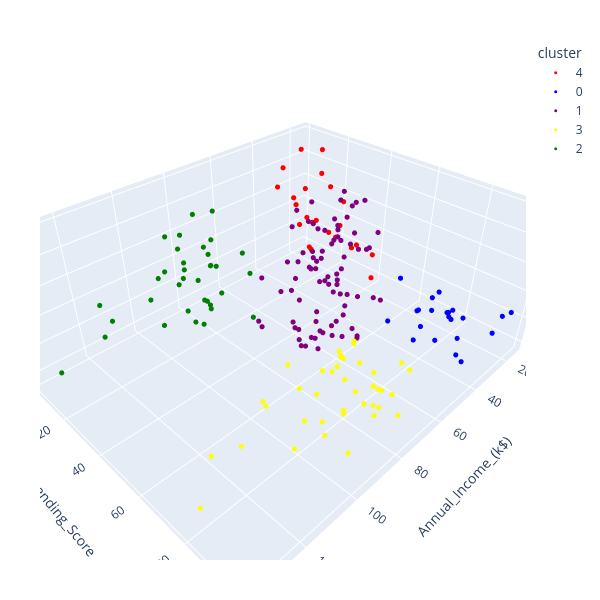

Source (notebook cell):
### Code cell
# plot the five clusters in 3D space in each cluster, sorted by number of observations
df['cluster'].value_counts()
three_dim_clusters_fig = px.scatter_3d(
    df,
    x="Annual_Income_(k$)",
    y="Spending_Score",
    z="Age",
    color="cluster",
    height=600, width=600,
    color_discrete_map={0: "blue", 1:"purple", 2:"green", 3:"yellow", 4:"red"},
).update_layout(margin=dict(t=40, l=40, r=40, b=40))

three_dim_clusters_fig.update_traces(marker_size = 3)

three_dim_clusters_fig.show()

# save to file, use everywhere with a browser
#three_dim_clusters_fig.write_html("three_dim_customers.html")

### Figure 1 — Plotly figure (JSON) as saved in the notebook; plotly's stock layout.template omitted (floating-point values rounded to 4 significant figures)
{"data": [{"hovertemplate": "cluster=4<br>Annual_Income_(k$)=%{x}<br>Spending_Score=%{y}<br>Age=%{z}<extra></extra>", "legendgroup": "4", "marker": {"color": "red", "size": 3, "symbol": "circle"}, "mode": "markers", "name": "4", "scene": "scene", "showlegend": true, "type": "scatter3d", "x": [15, 16, 17, 18, 19, 19, 20, 20, 21, 23, 24, 25, 28, 28, 29, 30, 33, 33, 34, 37, 38, 39, 39], "y": [39, 6, 40, 6, 3, 14, 15, 13, 35, 29, 35, 5, 14, 32, 31, 4, 4, 14, 17, 26, 35, 36, 28], "z": [19, 20, 31, 35, 64, 67, 58, 37, 35, 52, 35, 46, 54, 45, 40, 60, 53, 49, 42, 36, 65, 48, 49]}, {"hovertemplate": "cluster=0<br>Annual_Income_(k$)=%{x}<br>Spending_Score=%{y}<br>Age=%{z}<extra></extra>", "legendgroup": "0", "marker": {"color": "blue", "size": 3, "symbol": "circle"}, "mode": "markers", "name": "0", "scene": "scene", "showlegend": true, "type": "scatter3d", "x": [15, 16, 17, 18, 19, 19, 20, 20, 21, 23, 24, 25, 28, 28, 29, 30, 33, 33, 34, 37, 38, 39], "y": [81, 77, 76, 94, 72, 99, 77, 79, 66, 98, 73, 73, 82, 61, 87, 73, 92, 81, 73, 75, 92, 65], "z": [21, 23, 22, 23, 30, 35, 24, 22, 20, 35, 25, 31, 29, 35, 23, 21, 18, 21, 30, 20, 24, 24]}, {"hovertemplate": "cluster=1<br>Annual_Income_(k$)=%{x}<br>Spending_Score=%{y}<br>Age=%{z}<extra></extra>", "legendgroup": "1", "marker": {"color": "purple", "size": 3, "symbol": "circle"}, "mode": "markers", "name": "1", "scene": "scene", "showlegend": true, "type": "scatter3d", "x": [39, 40, 40, 40, 40, 42, 42, 43, 43, 43, 43, 44, 44, 46, 46, 46, 46, 47, 47, 48, 48, 48, 48, 48, 48, 49, 49, 50, 50, 54, 54, 54, 54, 54, 54, 54, 54, 54, 54, 54, 54, 57, 57, 58, 58, 59, 59, 60, 60, 60, 60, 60, 60, 61, 61, 62, 62, 62, 62, 62, 62, 63, 63, 63, 63, 63, 63, 64, 64, 65, 65, 65, 65, 67, 67, 67, 67, 69, 71, 72, 76], "y": [61, 55, 47, 42, 42, 52, 60, 54, 60, 45, 41, 50, 46, 51, 46, 56, 55, 52, 59, 51, 59, 50, 48, 59, 47, 55, 42, 49, 56, 47, 54, 53, 48, 52, 42, 51, 55, 41, 44, 57, 46, 58, 55, 60, 46, 55, 41, 49, 40, 42, 52, 47, 50, 42, 49, 41, 48, 59, 55, 56, 42, 50, 46, 43, 48, 52, 54, 42, 46, 48, 50, 43, 59, 43, 57, 56, 40, 58, 35, 34, 40], "z": [31, 50, 27, 29, 31, 49, 33, 31, 59, 50, 47, 51, 69, 27, 53, 70, 19, 67, 54, 63, 18, 43, 68, 19, 32, 70, 47, 60, 60, 59, 26, 45, 40, 23, 49, 57, 38, 67, 46, 21, 48, 55, 22, 34, 50, 68, 18, 48, 40, 32, 24, 47, 27, 48, 20, 23, 49, 67, 26, 49, 21, 66, 54, 68, 66, 65, 19, 38, 19, 18, 19, 63, 49, 51, 50, 27, 38, 40, 43, 25, 28]}, {"hovertemplate": "cluster=3<br>Annual_Income_(k$)=%{x}<br>Spending_Score=%{y}<br>Age=%{z}<extra></extra>", "legendgroup": "3", "marker": {"color": "yellow", "size": 3, "symbol": "circle"}, "mode": "markers", "name": "3", "scene": "scene", "showlegend": true, "type": "scatter3d", "x": [69, 70, 71, 71, 71, 72, 73, 73, 74, 75, 76, 77, 77, 78, 78, 78, 78, 78, 78, 79, 81, 85, 86, 87, 87, 87, 88, 88, 93, 97, 98, 99, 101, 103, 103, 113, 120, 126, 137], "y": [91, 77, 95, 75, 75, 71, 88, 73, 72, 93, 87, 97, 74, 90, 88, 76, 89, 78, 73, 83, 93, 75, 95, 63, 75, 92, 86, 69, 90, 86, 88, 97, 68, 85, 69, 91, 79, 74, 83], "z": [39, 31, 40, 38, 39, 31, 29, 32, 35, 32, 32, 28, 32, 34, 39, 38, 27, 30, 30, 29, 31, 36, 33, 32, 28, 36, 30, 27, 35, 32, 29, 30, 28, 36, 32, 38, 35, 32, 30]}, {"hovertemplate": "cluster=2<br>Annual_Income_(k$)=%{x}<br>Spending_Score=%{y}<br>Age=%{z}<extra></extra>", "legendgroup": "2", "marker": {"color": "green", "size": 3, "symbol": "circle"}, "mode": "markers", "name": "2", "scene": "scene", "showlegend": true, "type": "scatter3d", "x": [70, 71, 71, 73, 73, 74, 75, 77, 77, 78, 78, 78, 78, 78, 78, 79, 81, 85, 86, 87, 87, 87, 88, 88, 93, 97, 98, 99, 101, 103, 103, 113, 120, 126, 137], "y": [29, 11, 9, 5, 7, 10, 5, 12, 36, 22, 17, 20, 16, 1, 1, 35, 5, 26, 20, 27, 13, 10, 13, 15, 14, 32, 15, 39, 24, 17, 23, 8, 16, 28, 18], "z": [23, 59, 47, 20, 44, 19, 57, 25, 48, 34, 43, 44, 47, 37, 34, 56, 19, 50, 42, 36, 40, 36, 52, 58, 59, 37, 46, 41, 54, 41, 34, 33, 47, 45, 32]}], "layout": {"height": 600, "legend": {"title": {"text": "cluster"}, "tracegroupgap": 0}, "margin": {"b": 40, "l": 40, "r": 40, "t": 40}, "scene": {"domain": {"x": [0, 1], "y": [0, 1]}, "xaxis": {"title": {"text": "Annual_Income_(k$)"}}, "yaxis": {"title": {"text": "Spending_Score"}}, "zaxis": {"title": {"text": "Age"}}}, "width": 600}}
